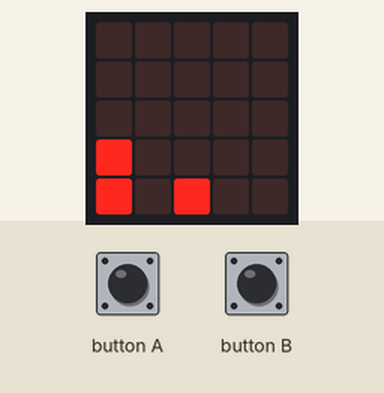
A program run on a simulated BBC micro:bit (MakeCode). Parts: the board's 5×5 LED display. The test bench sets the inputs (shaded band). Random numbers come from a fixed seed; the 48×5 strip is a reading aid, not a part: it shows the text the display is scrolling, unrolled, one strip-width of it at a time.

Above: at 2.3 s.
2.4 s: button A pressed for 0.15 s
At 3.08 s:
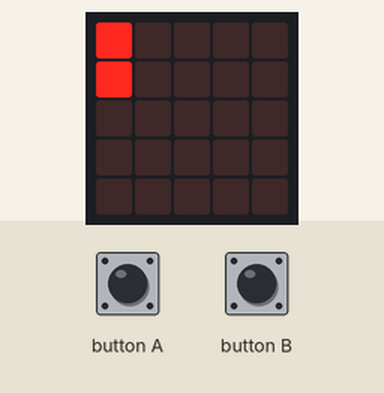
3.1 s: button B pressed for 0.15 s
At 3.78 s:
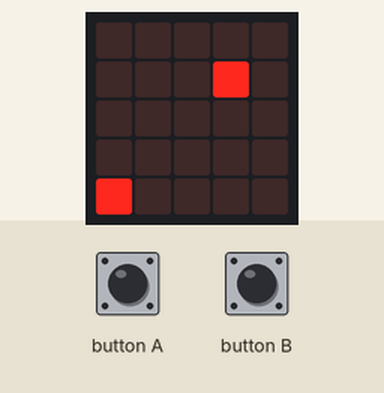
3.8 s: button A pressed for 0.15 s
At 9.3 s:
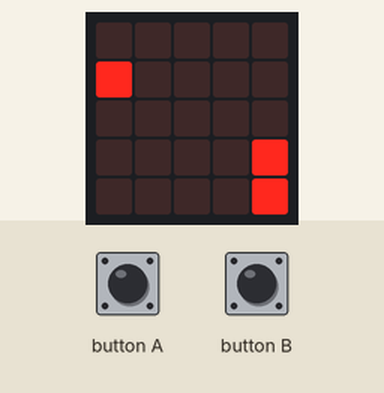
Timing chart, 0 to 10.8 s (numbered marks = the images above; inputs shaded):
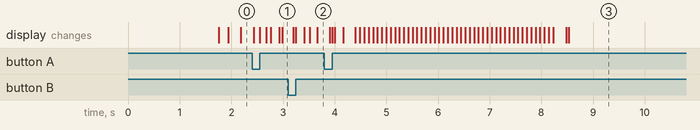

The program:

main.ts
```typescript
// JUMP
input.onButtonPressed(Button.A, function () {
    if (!(is_game_over)) {
        if (!(is_game_over)) {
            player[1].change(LedSpriteProperty.Y, -1)
            player[0].change(LedSpriteProperty.Y, -1)
        }
        basic.pause(215)
        if (!(is_game_over)) {
            player[1].change(LedSpriteProperty.Y, -1)
            player[0].change(LedSpriteProperty.Y, -1)
        }
        basic.pause(215)
        if (!(is_game_over)) {
            player[1].change(LedSpriteProperty.Y, -1)
            player[0].change(LedSpriteProperty.Y, -1)
        }
        basic.pause(215)
        if (!(is_game_over)) {
            player[1].change(LedSpriteProperty.Y, 1)
            player[0].change(LedSpriteProperty.Y, 1)
        }
        basic.pause(215)
        if (!(is_game_over)) {
            player[1].change(LedSpriteProperty.Y, 1)
            player[0].change(LedSpriteProperty.Y, 1)
        }
        basic.pause(215)
        if (!(is_game_over)) {
            player[1].change(LedSpriteProperty.Y, 1)
            player[0].change(LedSpriteProperty.Y, 1)
        }
    }
})
function gameOver () {
    is_game_over = true
    for (let obstacle_group_3 of obstacles) {
        for (let an_obstacle_sprite_3 of obstacle_group_3) {
            obstacle_group_3.removeAt(obstacle_group_3.indexOf(an_obstacle_sprite_3)).delete()
        }
        dummy_variable = obstacles.removeAt(obstacles.indexOf(obstacle_group_3))
    }
    for (let player_sprite_2 of player) {
        player.removeAt(player.indexOf(player_sprite_2)).delete()
    }
    basic.showString("SCORE:" + score, 85)
basic.clearScreen()
}
// DUCK
input.onButtonPressed(Button.B, function () {
    if (!(is_game_over)) {
        player[0].change(LedSpriteProperty.Y, 1)
        basic.pause(750)
        player[0].change(LedSpriteProperty.Y, -1)
    }
})
let generate_obstacles = 0
let dummy_variable: game.LedSprite[] = []
let is_game_over = false
let obstacles: game.LedSprite[][] = []
let player: game.LedSprite[] = []
player = [game.createSprite(0, 3), game.createSprite(0, 4)]
obstacles = []
let score = 0
is_game_over = false
// Obstacle creator
basic.forever(function () {
    if (!(is_game_over)) {
        basic.pause(1750)
        generate_obstacles = randint(0, 4)
        if (generate_obstacles == 0) {
            obstacles.push([game.createSprite(4, 3), game.createSprite(4, 4)])
        } else if (generate_obstacles == 1) {
            obstacles.push([game.createSprite(4, 4)])
        } else if (generate_obstacles == 2) {
            obstacles.push([game.createSprite(4, 3)])
        } else if (generate_obstacles == 3) {
            obstacles.push([game.createSprite(4, 2)])
        } else {
            obstacles.push([game.createSprite(4, 1)])
        }
    }
})
// CHECK COLLISIONS
basic.forever(function () {
    if (!(is_game_over)) {
        for (let obstacle_group_2 of obstacles) {
            for (let an_obstacle_sprite_2 of obstacle_group_2) {
                for (let player_sprite_1 of player) {
                    if (an_obstacle_sprite_2.isTouching(player_sprite_1)) {
                        gameOver()
                    }
                }
            }
        }
    }
})
// Updates obstacles
basic.forever(function () {
    if (!(is_game_over)) {
        basic.pause(225)
        for (let obstacle_group_1 of obstacles) {
            for (let an_obstacle_sprite_1 of obstacle_group_1) {
                if (an_obstacle_sprite_1.get(LedSpriteProperty.X) == 0) {
                    obstacle_group_1.removeAt(obstacle_group_1.indexOf(an_obstacle_sprite_1)).delete()
                    score += 1
                } else {
                    an_obstacle_sprite_1.change(LedSpriteProperty.X, -1)
                }
            }
            if (obstacle_group_1.length == 0) {
                dummy_variable = obstacles.removeAt(obstacles.indexOf(obstacle_group_1))
            }
        }
    }
})
```

test.ts
```typescript
// tests gaan hier; deze zal niet worden gecompileerd wanneer dit pakket wordt gebruikt als extensie.
```
